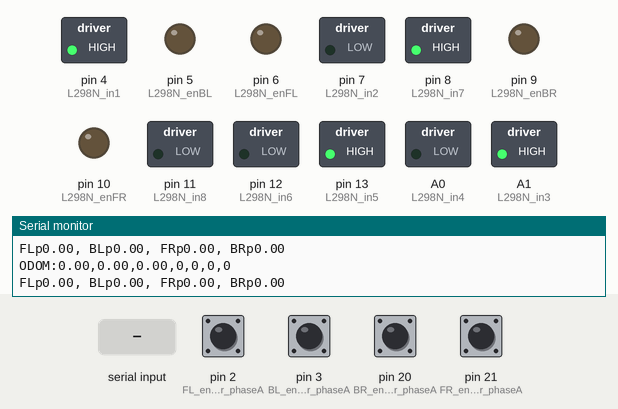
Bench run of a sketch on a simulated Arduino Mega 2560, built with avr-gcc and run on an emulated ATmega2560. Shown: switched loads named in the sketch (green lamp = pin HIGH), output pins drawn as LEDs (lit = HIGH), the last lines printed to the serial monitor. The inputs (shaded band) are chosen by the test bench; at power-on: pin 2 (FL_encoder_phaseA), pin 3 (BL_encoder_phaseA), pin 20 (BR_encoder_phaseA), pin 21 (FR_encoder_phaseA) HIGH.

Above: at 1.2 s.
1.3 s: "U" received over Serial
At 1.45 s:
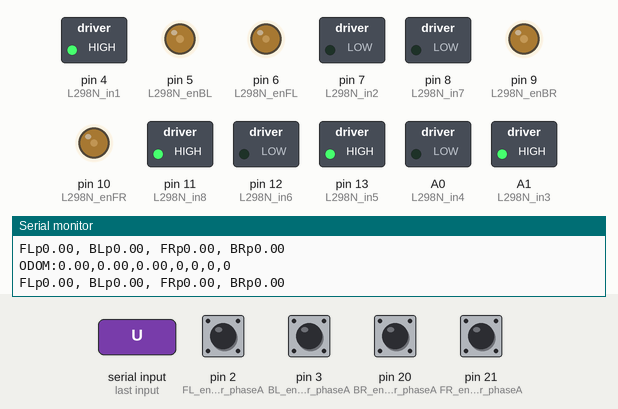
4.3 s: "B" received over Serial
At 7.1 s:
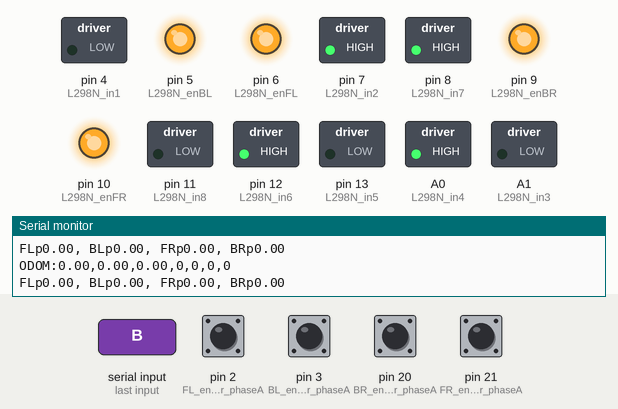
7.3 s: byte 90 ('Z') received over Serial
At 8.0 s:
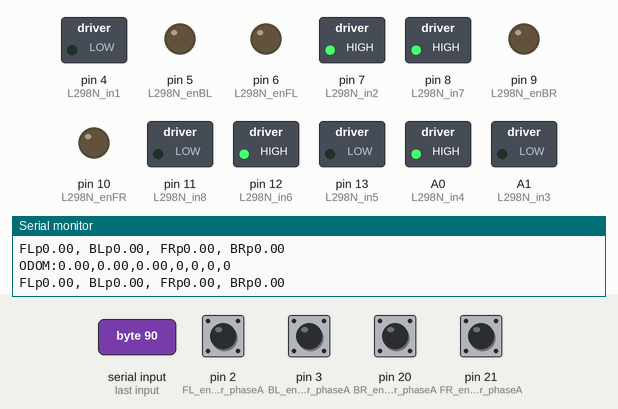
8.8 s: "R" received over Serial
At 9.1 s:
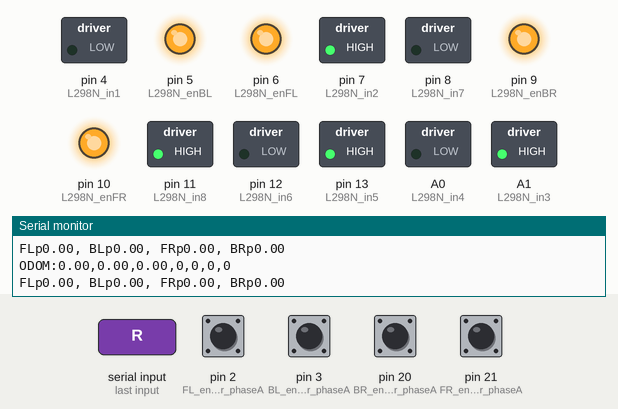
10.3 s: "L" received over Serial
At 11.3 s:
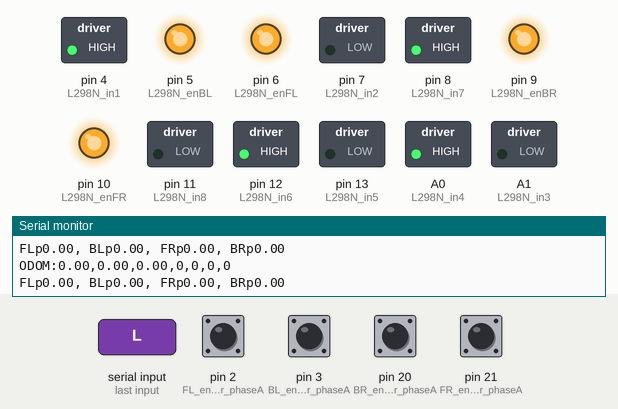
11.8 s: "F" received over Serial
At 12.5 s:
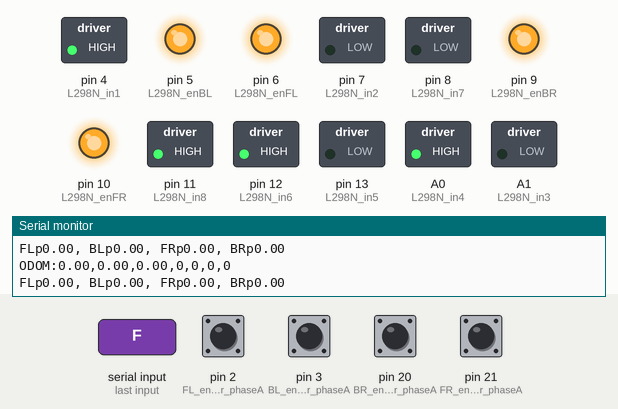
Timing chart, 0 to 14.3 s (numbered marks = the images above; inputs shaded):
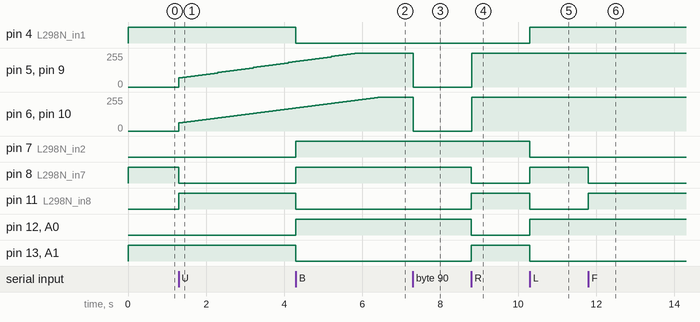

Measured:
- after the input at 1.3 s, pin 5 (L298N_enBL), pin 9 (L298N_enBR): moves from 0/255 to 188/255 over 2.9 s, starting at once; pin 6 (L298N_enFL), pin 10 (L298N_enFR): moves from 0/255 to 170/255 over 2.9 s, starting at once; pin 8 (L298N_in7): HIGH → LOW at once; pin 11 (L298N_in8): LOW → HIGH at once
- after the input at 4.3 s, pin 4 (L298N_in1), pin 11 (L298N_in8), pin 13 (L298N_in5), A1 (L298N_in3): HIGH → LOW at once; pin 7 (L298N_in2), pin 8 (L298N_in7), pin 12 (L298N_in6), A0 (L298N_in4): LOW → HIGH at once
- after the input at 7.3 s, pin 5 (L298N_enBL), pin 6 (L298N_enFL), pin 9 (L298N_enBR), pin 10 (L298N_enFR): 255/255 → 0/255 at once
- after the input at 8.8 s, pin 5 (L298N_enBL), pin 6 (L298N_enFL), pin 9 (L298N_enBR), pin 10 (L298N_enFR): 0/255 → 255/255 at once; pin 8 (L298N_in7), pin 12 (L298N_in6), A0 (L298N_in4): HIGH → LOW at once; pin 11 (L298N_in8), pin 13 (L298N_in5), A1 (L298N_in3): LOW → HIGH at once
- after the input at 10.3 s, pin 4 (L298N_in1), pin 8 (L298N_in7), pin 12 (L298N_in6), A0 (L298N_in4): LOW → HIGH at once; pin 7 (L298N_in2), pin 11 (L298N_in8), pin 13 (L298N_in5), A1 (L298N_in3): HIGH → LOW at once
- after the input at 11.8 s, pin 8 (L298N_in7): HIGH → LOW at once; pin 11 (L298N_in8): LOW → HIGH at once

The sketch:

motor_control_with_PID.ino
```cpp
#include <PID_v1.h>

// a = FL    pin  -enFL -in1 -in2 <front left>
// b = BL    pin  -enBL -in3 -in4 <back left >
// c = FR    pin  -enFR -in5 -in6 <front right>
// d = BR    pin  -enBR -in7 -in8 <back right>

// L298N H-Bridge Connection PINs
#define L298N_enFL 6  // PWM
#define L298N_in1 4  // Dir Motor FL
#define L298N_in2 7  // Dir Motor FL


#define L298N_enBL 5  // PWM
#define L298N_in4 A0 // Dir Motor BL
#define L298N_in3 A1  // Dir Motor BL

#define L298N_enFR 10 //PWM
#define L298N_in5 13//Dir Motor FR
#define L298N_in6 12 // Dir Motor FR

#define L298N_enBR 9 // PWM
#define L298N_in7 8// Dir Motor BR
#define L298N_in8 11// Dir Motor BR

// Wheel Encoders Connection PINs
#define FL_encoder_phaseA 2  // Interrupt
#define FL_encoder_phaseB 24

#define BL_encoder_phaseA 3   // Interrupt
#define BL_encoder_phaseB 26


#define FR_encoder_phaseA 21   // Interrupt
#define FR_encoder_phaseB 30


#define BR_encoder_phaseA 20   // Interrupt
#define BR_encoder_phaseB 28

// Add these constants at the top of the file with other defines
#define WHEEL_DIAMETER 0.140  // meters
#define WHEEL_RADIUS (WHEEL_DIAMETER/2.0)  // meters
#define WHEEL_CIRCUMFERENCE (WHEEL_DIAMETER * PI)  // meters
#define ENCODER_RESOLUTION 751.8  // ticks per revolution
#define WHEEL_DISTANCE_LR 0.360  // meters (left-right distance)
#define WHEEL_DISTANCE_FB 0.312  // meters (front-back distance)

void FLEncoderCallback();
void BLEncoderCallback();
void FREncoderCallback();
void BREncoderCallback();
void stopMotors();
void moveRight();
void moveLeft();
void moveBackward() ;
void moveForward();
void updateEncoderCounts();


// Encoders "count ticks"
unsigned int FL_encoder_counter = 0;
unsigned int BL_encoder_counter = 0;
unsigned int FR_encoder_counter = 0;
unsigned int BR_encoder_counter = 0;

 // 'p' = positive, 'n' = negative
String FL_wheel_sign = "p";
String BL_wheel_sign = "p";
String FR_wheel_sign = "p";
String BR_wheel_sign = "p";

unsigned long last_millis = 0;
const unsigned long interval = 100;

// Interpret Serial Messages
// was -> is_right_wheel_cmd  to -> is_cmd_..
// was -> is_right_wheel_forward  to -> is_forward_..

bool is_cmd_FL = false, is_cmd_BL = false, is_cmd_FR = false, is_cmd_BR = false;
bool is_forward_FL = true, is_forward_BL = true, is_forward_FR = true, is_forward_BR = true;

char value[] = "00.00";
uint8_t value_idx = 0;
bool is_cmd_complete = false;

// PID
// Setpoint - Desired
// was -> right_wheel_cmd_vel  to -> cmd_vel_..   // rad/s
double cmd_vel_FL = 0.0, cmd_vel_BL = 0.0, cmd_vel_FR = 0.0, cmd_vel_BR = 0.0;
// Input - Measurement
// was -> right_wheel_meas_vel  to -> meas_vel_..   // rad/s
double meas_vel_FL = 0.0, meas_vel_BL = 0.0, meas_vel_FR = 0.0, meas_vel_BR = 0.0;
// Output - Command
// was -> right_wheel_cmd  to -> cmd_..   // 0-255
double cmd_FL = 0.0, cmd_BL = 0.0, cmd_FR = 0.0, cmd_BR = 0.0;

// Tuning
double Kp_fl = 11.5;
double Ki_fl = 7.5;
double Kd_fl = 0.1;
double Kp_bl = 12.8;
double Ki_bl = 8.3;
double Kd_bl = 0.1;
/// --------------------------------------------------Change the values----------------------------------------------------------- ///
double Kp_fr = 11.5;
double Ki_fr = 7.5;
double Kd_fr = 0.1;
double Kp_br = 12.8;
double Ki_br = 8.3;
double Kd_br = 0.1;

// Controller
PID FLMotor(&meas_vel_FL, &cmd_FL, &cmd_vel_FL, Kp_fl, Ki_fl, Kd_fl, DIRECT);
PID BLMotor(&meas_vel_BL, &cmd_BL, &cmd_vel_BL, Kp_bl, Ki_bl, Kd_bl, DIRECT);
PID FRMotor(&meas_vel_FR, &cmd_FR, &cmd_vel_FR, Kp_fr, Ki_fr, Kd_fr, DIRECT);
PID BRMotor(&meas_vel_BR, &cmd_BR, &cmd_vel_BR, Kp_br, Ki_br, Kd_br, DIRECT);

void setup() {
  // Init L298N H-Bridge Connection PINs
  pinMode(L298N_enFL, OUTPUT);
  pinMode(L298N_enBL, OUTPUT);
  pinMode(L298N_in1, OUTPUT);
  pinMode(L298N_in2, OUTPUT);
  pinMode(L298N_in3, OUTPUT);
  pinMode(L298N_in4, OUTPUT);

  pinMode(L298N_enFR, OUTPUT);
  pinMode(L298N_enBR, OUTPUT);
  pinMode(L298N_in5, OUTPUT);
  pinMode(L298N_in6, OUTPUT);
  pinMode(L298N_in7, OUTPUT);
  pinMode(L298N_in8, OUTPUT);

  // Set Motor Rotation Direction
  digitalWrite(L298N_in1, HIGH);
  digitalWrite(L298N_in2, LOW);
  digitalWrite(L298N_in3, HIGH);
  digitalWrite(L298N_in4, LOW);

  digitalWrite(L298N_in5, HIGH);
  digitalWrite(L298N_in6, LOW);
  digitalWrite(L298N_in7, HIGH);
  digitalWrite(L298N_in8, LOW);

  FLMotor.SetMode(AUTOMATIC);
  BLMotor.SetMode(AUTOMATIC);
  FRMotor.SetMode(AUTOMATIC);
  BRMotor.SetMode(AUTOMATIC);
  Serial.begin(115200);

  // Init encoders
  pinMode(FL_encoder_phaseB, INPUT);
  pinMode(BL_encoder_phaseB, INPUT);
  pinMode(FR_encoder_phaseB, INPUT);
  pinMode(BR_encoder_phaseB, INPUT);
  // Set Callback for Wheel Encoders Pulse
  attachInterrupt(digitalPinToInterrupt(FL_encoder_phaseA), FLEncoderCallback, RISING);
  attachInterrupt(digitalPinToInterrupt(BL_encoder_phaseA), BLEncoderCallback, RISING);
  attachInterrupt(digitalPinToInterrupt(FR_encoder_phaseA), FREncoderCallback, RISING);
  attachInterrupt(digitalPinToInterrupt(BR_encoder_phaseA), BREncoderCallback, RISING);
}

void loop() {
  // Read and Interpret Wheel Velocity Commands
  // ------------------ this part still same --------------------
    if (Serial.available())
    {
      char chr = Serial.read();
      Serial.println(chr);

      switch (chr) {
        case 'U': moveForward(); break;
        case 'B': moveBackward(); break;

        case 'R': rotateLeft(); break;
        case 'L': rotateRight();break;

        case 'F': moveRight(); break;
        case 'D': moveLeft(); break;

      case 'Q': moveDiagonalUpLeft(); break;
      case 'W': moveDiagonalUpRight(); break;
      case 'A': moveDiagonalDownLeft(); break;
      case 'S': moveDiagonalDownRight(); break;
        case 'Z': stopMotors(); break;
      }
    }
    updateEncoderCounts();
}

void moveDiagonalUpLeft() {
  // FL stop
  digitalWrite(L298N_in1, LOW);
  digitalWrite(L298N_in2, LOW);

  // BL forward
  digitalWrite(L298N_in3, HIGH);
  digitalWrite(L298N_in4, LOW);

  // FR forward
  digitalWrite(L298N_in5, HIGH);
  digitalWrite(L298N_in6, LOW);

  // BR stop
  digitalWrite(L298N_in7, LOW);
  digitalWrite(L298N_in8, LOW);

  cmd_vel_FL = 0.0;
  cmd_vel_BL = 5.0;
  cmd_vel_FR = 5.0;
  cmd_vel_BR = 0.0;
}

void moveDiagonalUpRight() {
  // FL forward
  digitalWrite(L298N_in1, HIGH);
  digitalWrite(L298N_in2, LOW);

  // BL stop
  digitalWrite(L298N_in3, LOW);
  digitalWrite(L298N_in4, LOW);

  // FR stop
  digitalWrite(L298N_in5, LOW);
  digitalWrite(L298N_in6, LOW);

  // BR forward
  digitalWrite(L298N_in8, HIGH);
  digitalWrite(L298N_in7, LOW);

  cmd_vel_FL = 5.0;
  cmd_vel_BL = 0.0;
  cmd_vel_FR = 0.0;
  cmd_vel_BR = 5.0;
}

void moveDiagonalDownLeft() {
  // FL backward
  digitalWrite(L298N_in1, LOW);
  digitalWrite(L298N_in2, HIGH);

  // BL stop
  digitalWrite(L298N_in3, LOW);
  digitalWrite(L298N_in4, LOW);

  // FR stop
  digitalWrite(L298N_in5, LOW);
  digitalWrite(L298N_in6, LOW);

  // BR backward
  digitalWrite(L298N_in8, LOW);
  digitalWrite(L298N_in7, HIGH);

  cmd_vel_FL = 5.0;
  cmd_vel_BL = 0.0;
  cmd_vel_FR = 0.0;
  cmd_vel_BR = 5.0;
}


void moveDiagonalDownRight() {
  // FL stop
  digitalWrite(L298N_in1, LOW);
  digitalWrite(L298N_in2, LOW);

  // BL backward
  digitalWrite(L298N_in3, LOW);
  digitalWrite(L298N_in4, HIGH);

  // FR backward
  digitalWrite(L298N_in5, LOW);
  digitalWrite(L298N_in6, HIGH);

  // BR stop
  digitalWrite(L298N_in7, LOW);
  digitalWrite(L298N_in8, LOW);

  cmd_vel_FL = 0.0;
  cmd_vel_BL = 5.0;
  cmd_vel_FR = 5.0;
  cmd_vel_BR = 0.0;
}


void rotateRight() {
  // FL forward
  digitalWrite(L298N_in1, HIGH);
  digitalWrite(L298N_in2, LOW);

  // BL backward
  digitalWrite(L298N_in3, LOW);
  digitalWrite(L298N_in4, HIGH);

  // FR backward
  digitalWrite(L298N_in5, LOW);
  digitalWrite(L298N_in6, HIGH);

  // BR forward
  digitalWrite(L298N_in7, HIGH);
  digitalWrite(L298N_in8, LOW);

  cmd_vel_FL = 5.0;
  cmd_vel_BL = 5.0;
  cmd_vel_FR = 5.0;
  cmd_vel_BR = 5.0;
}

void rotateLeft() {
  // FL backward
  digitalWrite(L298N_in1, LOW);
  digitalWrite(L298N_in2, HIGH);

  // BL forward
  digitalWrite(L298N_in3, HIGH);
  digitalWrite(L298N_in4, LOW);

  // FR forward
  digitalWrite(L298N_in5, HIGH);
  digitalWrite(L298N_in6, LOW);

  // BR backward
  digitalWrite(L298N_in7, LOW);
  digitalWrite(L298N_in8, HIGH);

  cmd_vel_FL = 5.0;
  cmd_vel_BL = 5.0;
  cmd_vel_FR = 5.0;
  cmd_vel_BR = 5.0;
}

void moveForward() {
  digitalWrite(L298N_in1, HIGH);
  digitalWrite(L298N_in2, LOW);
  digitalWrite(L298N_in3, HIGH);
  digitalWrite(L298N_in4, LOW);
  digitalWrite(L298N_in5, HIGH);
  digitalWrite(L298N_in6, LOW);
  digitalWrite(L298N_in7, LOW);
  digitalWrite(L298N_in8, HIGH);

  cmd_vel_FL = 5.0;
  cmd_vel_BL = 5.0;
  cmd_vel_FR = 5.0;
  cmd_vel_BR = 5.0;
}

void moveBackward() {
  digitalWrite(L298N_in1, LOW);
  digitalWrite(L298N_in2, HIGH);
  digitalWrite(L298N_in3, LOW);
  digitalWrite(L298N_in4, HIGH);
  digitalWrite(L298N_in5, LOW);
  digitalWrite(L298N_in6, HIGH);
  digitalWrite(L298N_in7, HIGH);
  digitalWrite(L298N_in8, LOW);

  cmd_vel_FL = 5.0;
  cmd_vel_BL = 5.0;
  cmd_vel_FR = 5.0;
  cmd_vel_BR = 5.0;
}

void moveLeft() {
  digitalWrite(L298N_in1, LOW);
  digitalWrite(L298N_in2, HIGH);
  digitalWrite(L298N_in3, HIGH);
  digitalWrite(L298N_in4, LOW);
  digitalWrite(L298N_in5, HIGH);
  digitalWrite(L298N_in6, LOW);
  digitalWrite(L298N_in7, HIGH);
  digitalWrite(L298N_in8, LOW);

  cmd_vel_FL = 5.0;
  cmd_vel_BL = 5.0;
  cmd_vel_FR = 5.0;
  cmd_vel_BR = 5.0;
}

void moveRight() {
  digitalWrite(L298N_in1, HIGH);
  digitalWrite(L298N_in2, LOW);
  digitalWrite(L298N_in3, LOW);
  digitalWrite(L298N_in4, HIGH);
  digitalWrite(L298N_in5, LOW);
  digitalWrite(L298N_in6, HIGH);
  digitalWrite(L298N_in7, LOW);
  digitalWrite(L298N_in8, HIGH);

  cmd_vel_FL = 5.0;
  cmd_vel_BL = 5.0;
  cmd_vel_FR = 5.0;
  cmd_vel_BR = 5.0;
}

void stopMotors() {
  // Stop all motors
  cmd_vel_FL = 0.0;
  cmd_vel_BL = 0.0;
  cmd_vel_FR = 0.0;
  cmd_vel_BR = 0.0;
}

  // ----------------------- until here ------------------

  // Encoder
 void updateEncoderCounts() {
  unsigned long current_millis = millis();
  if(current_millis - last_millis >= interval)
  {
    // Convert encoder counts to angular velocities (rad/s)
    meas_vel_FL = (10 * FL_encoder_counter * (60.0/ENCODER_RESOLUTION)) * 0.10472;
    meas_vel_BL = (10 * BL_encoder_counter * (60.0/ENCODER_RESOLUTION)) * 0.10472;
    meas_vel_FR = (10 * FR_encoder_counter * (60.0/ENCODER_RESOLUTION)) * 0.10472;
    meas_vel_BR = (10 * BR_encoder_counter * (60.0/ENCODER_RESOLUTION)) * 0.10472;

    FLMotor.Compute();
    BLMotor.Compute();
    FRMotor.Compute();
    BRMotor.Compute();

    // Ignore commands smaller than inertia
    if(cmd_vel_FL == 0.0) cmd_FL = 0.0;
    if(cmd_vel_BL == 0.0) cmd_BL = 0.0;
    if(cmd_vel_FR == 0.0) cmd_FR = 0.0;
    if(cmd_vel_BR == 0.0) cmd_BR = 0.0;

    // Calculate linear and angular velocities for mecanum wheels
    // Convert angular velocities to linear velocities (m/s)
    float v_FL = meas_vel_FL * WHEEL_RADIUS;
    float v_BL = meas_vel_BL * WHEEL_RADIUS;
    float v_FR = meas_vel_FR * WHEEL_RADIUS;
    float v_BR = meas_vel_BR * WHEEL_RADIUS;

    // Calculate robot velocities
    float vx = (v_FL + v_BL + v_FR + v_BR) / 4.0;  // Forward/backward velocity
    float vy = (-v_FL + v_BL + v_FR - v_BR) / 4.0; // Sideways velocity
    float omega = (-v_FL + v_BL - v_FR + v_BR) / (4.0 * (WHEEL_DISTANCE_LR/2.0)); // Angular velocity

    // Send odometry data
    Serial.print("ODOM:");
    Serial.print(vx);
    Serial.print(",");
    Serial.print(vy);
    Serial.print(",");
    Serial.print(omega);
    Serial.print(",");
    Serial.print(FL_encoder_counter);
    Serial.print(",");
    Serial.print(BL_encoder_counter);
    Serial.print(",");
    Serial.print(FR_encoder_counter);
    Serial.print(",");
    Serial.println(BR_encoder_counter);

    // Debug output
    String encoder_read = "FL" + FL_wheel_sign + String(meas_vel_FL) + ", BL" + BL_wheel_sign + String(meas_vel_BL) + ", FR" + FR_wheel_sign + String(meas_vel_FR) + ", BR" + BR_wheel_sign + String(meas_vel_BR);
    Serial.println(encoder_read);

    last_millis = current_millis;
    FL_encoder_counter = 0;
    BL_encoder_counter = 0;
    FR_encoder_counter = 0;
    BR_encoder_counter = 0;

    analogWrite(L298N_enFL, cmd_FL);
    analogWrite(L298N_enBL, cmd_BL);
    analogWrite(L298N_enFR, cmd_FR);
    analogWrite(L298N_enBR, cmd_BR);
  }
}

// New pulse from Right Wheel Encoder
void FLEncoderCallback()
{
  if(digitalRead(FL_encoder_phaseB) == HIGH)
  {
    FL_wheel_sign = "p";
  }
  else
  {
    FL_wheel_sign = "n";
  }
  FL_encoder_counter++;
}

// New pulse from Left Wheel Encoder
void BLEncoderCallback()
{
  if(digitalRead(BL_encoder_phaseB) == HIGH)
  {
    BL_wheel_sign = "n";
  }
  else
  {
    BL_wheel_sign = "p";
  }
  BL_encoder_counter++;
}

// New pulse from Right Wheel Encoder
void FREncoderCallback()
{
  if(digitalRead(FR_encoder_phaseB) == HIGH)
  {
    FR_wheel_sign = "p";
  }
  else
  {
    FR_wheel_sign = "n";
  }
  FR_encoder_counter++;
}

// New pulse from Left Wheel Encoder
void BREncoderCallback()
{
  if(digitalRead(BR_encoder_phaseB) == HIGH)
  {
    BR_wheel_sign = "n";
  }
  else
  {
    BR_wheel_sign = "p";
  }
  BR_encoder_counter++;
}
```
